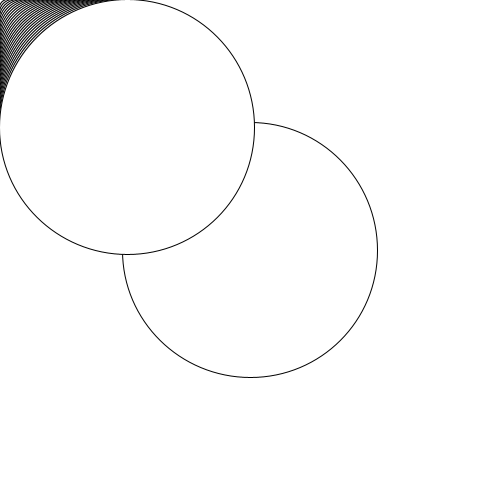
Frame 1 (no input)
Frame 2 (the mouse pressed at the canvas centre, redrawn once): identical to frame 1, image omitted

The Processing sketch that drew this single still picture (run headless with seeded random() and noise(); the mouse was pressed at the canvas centre and the sketch redrawn once):

// Processing sketch: opdracht_8_9
// ── opdracht_8_9.pde
void setup() {
  size(500, 500);
}

void draw() {
  background(255);


  for (int i = 0; i < 50; i++){
    int grootte = 10 + i * 5;
    ellipse(250, 250, grootte, grootte);
  }

  
  for (int i = 0; i < 50; i++){
    int grootte = 10 + i * 5;
    ellipse(grootte / 2, grootte / 2, grootte, grootte);
  }

  noLoop();
}
